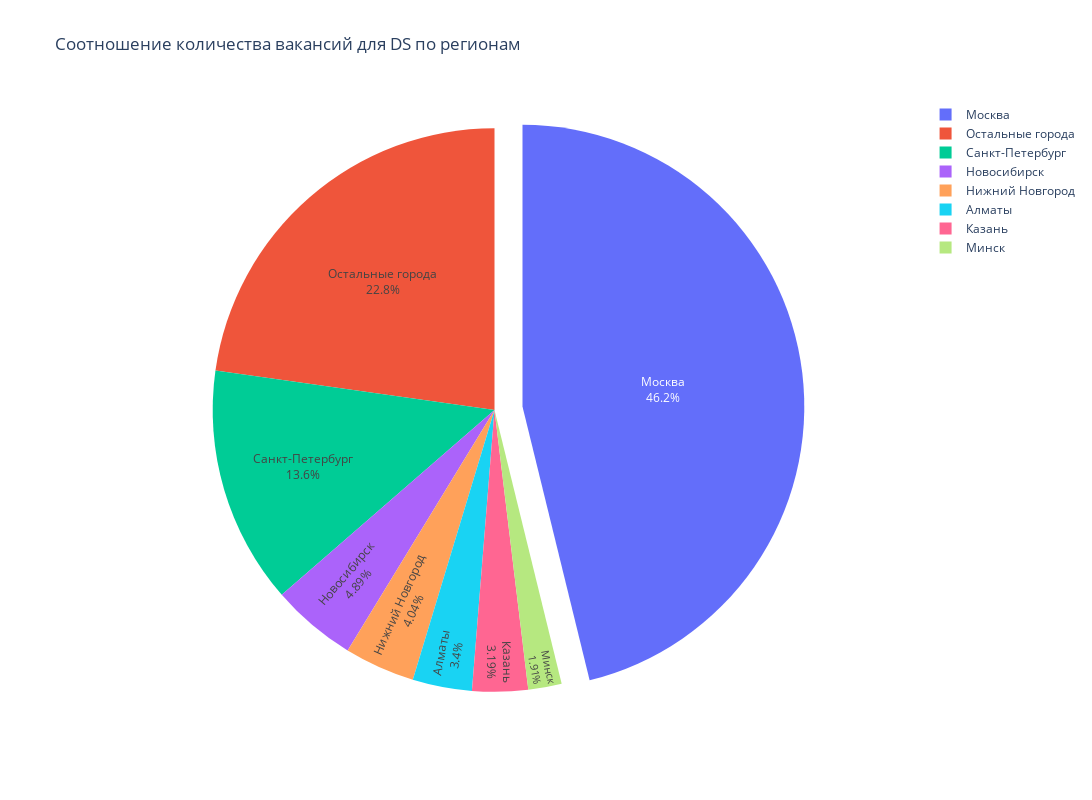

This figure's notebook cell:
### Code cell
cnt_ds_vac_in_area = pd.read_sql_query(query_6_7, connection)

# Для лучшего восприятия круговой диаграммы, 
# уменьшим количество сегментов круга путём объединения части городов, доля количества вакансий которых менее 1,9%
# Заменим названия городов, где количество вакансий меньше 9 на "Остальные города"
cnt_ds_vac_in_area.loc[(cnt_ds_vac_in_area['count_vacancies'] < 9), 'area'] = 'Остальные города'

# Построим круговую диаграмму с помощью библиотеки Plotly Express и выделим сегмент с наибольшим значением
fig = px.pie(
    cnt_ds_vac_in_area,
    values='count_vacancies',
    names='area',
    height=800,
    width=1200,
    title='Соотношение количества вакансий для DS по регионам',
)
fig.update_traces(textposition='inside', textinfo='percent+label', pull=[0.1, 0, 0, 0, 0, 0, 0, 0])

# Сохраним диаграммы в формате html в папке plotly
#fig.write_html('plotly/img_1.html')

# Отобразим диаграммы в формате png для корректного отображения на githab
#fig.show('png')

fig.show()

### Figure 1 — Plotly figure (JSON) as saved in the notebook; plotly's stock layout.template omitted (floating-point values rounded to 4 significant figures)
{"data": [{"domain": {"x": [0, 1], "y": [0, 1]}, "hovertemplate": "area=%{label}<br>count_vacancies=%{value}<extra></extra>", "labels": ["Москва", "Санкт-Петербург", "Новосибирск", "Нижний Новгород", "Алматы", "Казань", "Минск", "Остальные города", "Остальные города", "Остальные города", "Остальные города", "Остальные города", "Остальные города", "Остальные города", "Остальные города", "Остальные города", "Остальные города", "Остальные города", "Остальные города", "Остальные города", "Остальные города", "Остальные города", "Остальные города", "Остальные города", "Остальные города", "Остальные города", "Остальные города", "Остальные города", "Остальные города", "Остальные города", "Остальные города", "Остальные города", "Остальные города", "Остальные города", "Остальные города", "Остальные города", "Остальные города", "Остальные города", "Остальные города", "Остальные города", "Остальные города", "Остальные города", "Остальные города", "Остальные города", "Остальные города", "Остальные города", "Остальные города", "Остальные города", "Остальные города"], "legendgroup": "", "name": "", "pull": [0.1, 0, 0, 0, 0, 0, 0, 0], "showlegend": true, "textinfo": "percent+label", "textposition": "inside", "type": "pie", "values": [217, 64, 23, 19, 16, 15, 9, 8, 7, 6, 6, 6, 5, 5, 5, 4, 4, 3, 3, 3, 3, 3, 3, 2, 2, 2, 2, 2, 2, 2, 1, 1, 1, 1, 1, 1, 1, 1, 1, 1, 1, 1, 1, 1, 1, 1, 1, 1, 1]}], "layout": {"height": 800, "legend": {"tracegroupgap": 0}, "title": {"text": "Соотношение количества вакансий для DS по регионам"}, "width": 1200}}
